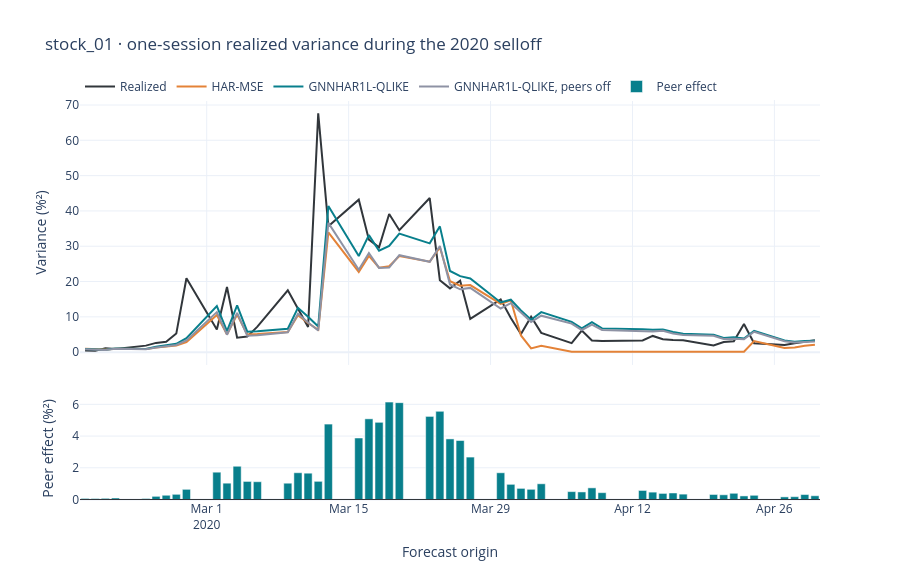

Write notebook code for a chart like this one.
### Markdown cell above
## 7. Use cases and an observed stress episode

1. **Daily risk monitoring.** Compare an asset's HAR-only forecast with a graph model at the close. A large forecast increase when the graph branch is enabled flags a name worth investigating alongside its peers. The chart reports the graph branch's model sensitivity, with weights and own-history inputs held fixed.
2. **Weekly stress planning.** Compare 5-session forecast losses for HAR and GHAR/GNNHAR. If graph features consistently help on the portfolio's own out-of-sample data, the 5-session variance can inform a review of risk limits during a volatile week.
3. **Monthly planning.** Use the 22-session row to decide whether graph complexity earns its cost at the longer horizon. The model predicts each asset's marginal variance. Portfolio variance also needs cross-asset covariances; a GLASSO adjacency is not a covariance forecast.

The next cell shows the March 2020 stress test for the Dow in Oxford-Man mode, Apple in licensed mode, or the first numbered stock in Clements–Perera mode. Turning off peer edges is a model sensitivity experiment, not evidence that a specific neighbor caused a shock. Realized variance is plotted in percent squared; square roots give volatility in percent over the corresponding horizon.

### Code cell
asset = {"oxford": ".DJI", "lobster": "AAPL", "clements": "stock_01"}[SOURCE]
episode = forecast.loc[
    forecast.horizon.eq(1) & forecast.asset.eq(asset)
    & forecast.date.between("2020-02-18", "2020-04-30")
]
if episode.empty:
    raise ValueError("The configured run does not contain the March 2020 stress example.")

graph_case = episode.loc[episode.model.eq("GNNHAR1LQ")].set_index("date")
har_case = episode.loc[episode.model.eq("HARM")].set_index("date")
cases = pd.DataFrame({
    "Realized": graph_case.actual,
    "HAR-MSE": har_case.forecast,
    "GNNHAR1L-QLIKE": graph_case.forecast,
    "GNNHAR1L-QLIKE, peers off": graph_case.peers_off,
})
delta = graph_case.forecast - graph_case.peers_off
fig = make_subplots(rows=2, cols=1, shared_xaxes=True, row_heights=[0.72, 0.28], vertical_spacing=0.08)
for label, color in zip(cases, ("#31363b", "#e48237", "#087f8c", "#8e92a4")):
    fig.add_trace(go.Scatter(
        x=cases.index, y=cases[label], name=label, line={"color": color, "width": 2},
    ), row=1, col=1)
fig.add_trace(go.Bar(x=delta.index, y=delta, name="Peer effect", marker_color="#087f8c"), row=2, col=1)
fig.add_hline(y=0, line_width=1, line_color="#31363b", row=2, col=1)
fig.update_yaxes(title_text="Variance (%²)", row=1, col=1)
fig.update_yaxes(title_text="Peer effect (%²)", row=2, col=1)
fig.update_xaxes(title_text="Forecast origin", row=2, col=1)
fig.update_layout(
    title=f"{asset} · one-session realized variance during the 2020 selloff",
    template="plotly_white", hovermode="x unified", height=580,
    legend={"orientation": "h", "y": 1.07},
)
fig.show(renderer="plotly_mimetype")

largest = delta.abs().idxmax()
display(cases.assign(peer_effect=delta).loc[[largest]].round(3))
